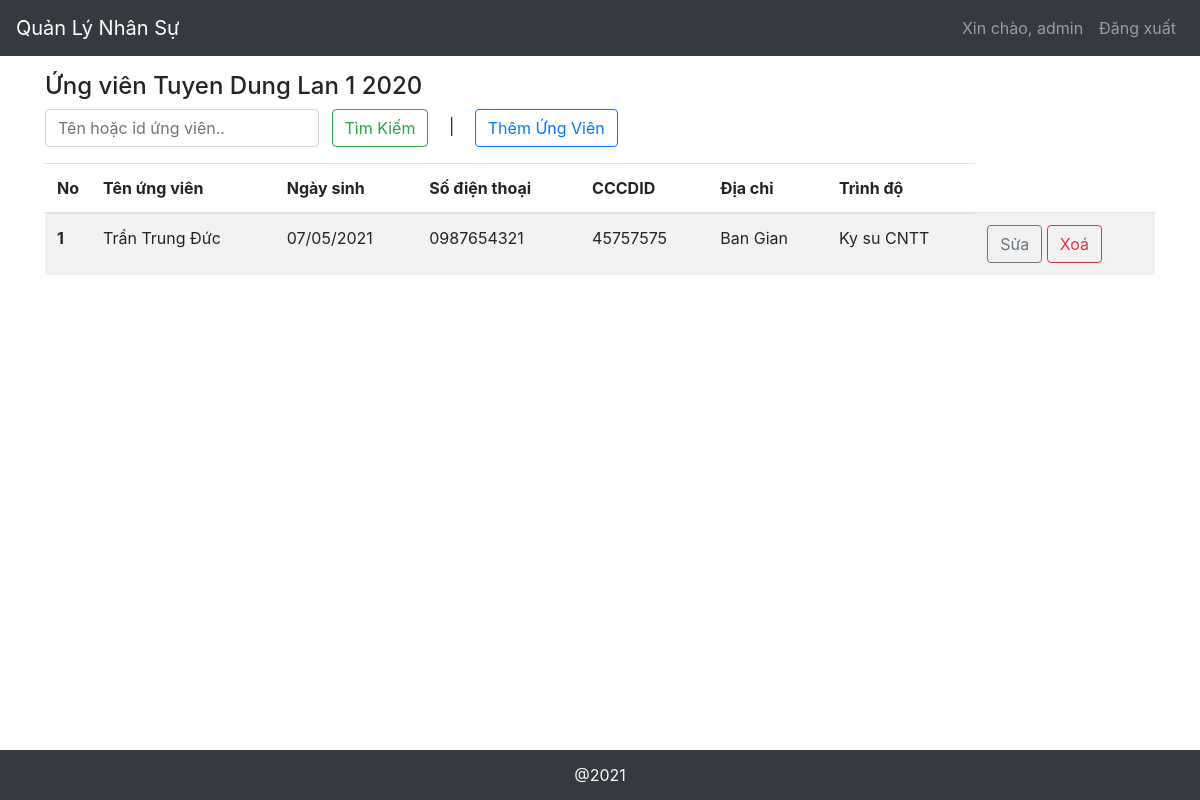
The page /recruitment/2/candidates (signed in) on the database its author committed.
### core/models.py (models this page shows, shortened)
class Recruitment(models.Model):
  rec_name = models.CharField(max_length=50)
  positions = models.CharField(max_length=200)
  describe = models.CharField(max_length=500)
  quantity = models.IntegerField()
  requirements = models.CharField(max_length=500)

class Candidate(models.Model):
  c_name = models.CharField(max_length=50)
  dob = models.DateField()
  phone = models.CharField(max_length=20)
  card_id = models.CharField(max_length=20, unique=True)
  address = models.CharField(max_length=200)
  qualification = models.CharField(max_length=200)
  recruitment = models.ForeignKey(Recruitment, related_name='candidates', on_delete=models.CASCADE)

### core/views.py (the view)
# urls.py: path('recruitment/<int:pk>/candidates', views.recruitment_candidate, name="recruitment_candidate"),
@login_required
def recruitment_candidate(request, pk):
  recruitment = Recruitment.objects.get(pk=pk)
  form = CandidateForm()
  context = {
    'recruitment': recruitment,
    'form': form,
  }
  return render(request, 'recruitment_candidate.html', context)

### core/forms.py
class CandidateForm(forms.Form):
  c_name = forms.CharField(
    required=True,
    widget=forms.TextInput(attrs={
      'class': 'form-control'
    })
  )
  dob = forms.DateField(
    input_formats=['%d/%m/%Y'],
    widget=forms.DateInput(attrs={
      'class': 'form-control d-inline datetimepicker-input',
      'data-target': '#id_dob',
      'size': 10,
      'style': 'width:90%;'
    })
  )
  phone = forms.CharField(
    widget=forms.TextInput(attrs={
      'class': 'form-control'
    })
  )
  card_id = forms.CharField(
    widget=forms.TextInput(attrs={
      'class': 'form-control'
    })
  )
  address = forms.CharField(
    widget=forms.TextInput(attrs={
      'class': 'form-control'
    })
  )
  qualification = forms.CharField(
    widget=forms.TextInput(attrs={
      'class': 'form-control'
    })
  )

### templates/recruitment_candidate.html (shortened to what this page needs)
{% extends "base.html" %}
{% block content %}
<div class="management my-3">
  <h4>Ứng viên {{recruitment.rec_name|title}}</h4>
  <form class="search-form form-inline my-2 my-lg-0 d-inline" method="POST">
    <input class="form-control mr-sm-2" type="search" placeholder="Tên hoặc id ứng viên.." aria-label="Search" name="search_data" required>
    <button class="btn btn-outline-success my-2 my-sm-0" type="submit">Tìm Kiếm</button>
  </form>
  <span class="mx-3">|</span> <button class="btn btn-outline-primary my-2 my-sm-0 btn-add-staff" type="button" data-toggle="modal" data-target="#candidateModal">Thêm Ứng Viên</button>
</div>
{% if not recruitment.candidates.all %}
<span id="empty-msg">There's 0 candidate.</span>
{% else %}
<table class="table table-striped staff-table">
  <thead>
    <tr>
      <th scope="col" style="width: 1rem;">No</th>
      <th scope="col">Tên ứng viên</th>
      <th scope="col">Ngày sinh</th>
      <th scope="col">Số điện thoại</th>
      <th scope="col">CCCDID</th>
      <th scope="col">Địa chỉ</th>
      <th scope="col">Trình độ</th>
    </tr>
  </thead>
  <tbody class="table-body" data-length="{{ recruitment.candidates.all|length }}">
    {% for candidate in recruitment.candidates.all %}
    <tr class="candidate{{ forloop.counter }} candidatepk{{candidate.pk}}" data-c_name="{{ candidate.c_name }}" data-dob="{{ candidate.dob|date:'d/m/Y' }}" data-qualification="{{ candidate.qualification }}" data-card_id="{{ candidate.card_id }}" data-phone="{{ candidate.phone }}" data-address="{{ candidate.address }}" data-index="{{ candidate.pk }}">
      <th scope="row" style="width: 1rem;">{{ forloop.counter }}</th>
      <td>{{ candidate.c_name }}</td>
      <td>{{ candidate.dob|date:"d/m/Y" }}</td>
      <td>{{ candidate.phone }}</td>
      <td>{{ candidate.card_id }}</td>
      <td>{{ candidate.address }}</td>
      <td>{{ candidate.qualification }}</td>
      <td>
        <button class="btn btn-outline-secondary my-2 my-sm-0 btn-edit" data-no="{{ forloop.counter }}" type="button" data-toggle="modal" data-target="#candidateModal">Sửa</button>
        <button class="btn btn-outline-danger my-2 my-sm-0 btn-del" data-no="{{ forloop.counter }}" type="button" data-toggle="modal" data-target="#candidateModalDel">Xoá</button>
      </td>
    </tr>
    {% endfor %}
  </tbody>
</table>
{% endif %}
{% endblock %}

### templates/base.html (shortened to what this page needs)
<!DOCTYPE html>
<html lang="en">
<head>
  {% load static %}
  <link rel="stylesheet" href="https://stackpath.bootstrapcdn.com/bootstrap/4.4.1/css/bootstrap.min.css">
  <link href="https://stackpath.bootstrapcdn.com/font-awesome/4.7.0/css/font-awesome.min.css" rel="stylesheet">
</head>
<body>
  <header>
    <nav class="navbar navbar-expand-lg navbar-dark bg-dark">
      <a class="navbar-brand" href="{% url 'home' %}">Quản Lý Nhân Sự</a>
      <div class="collapse navbar-collapse" id="navbarNavAltMarkup">
        <div class="navbar-nav ml-auto">
          {% if user.is_anonymous %}
          <a class="nav-item nav-link nav-func" href="{% url 'login' %}">Đăng nhập</a>
          {% else %}
          <a class="nav-item nav-link nav-user">Xin chào, {{ user }}</a>
          <a class="nav-item nav-link nav-func" href="{% url 'logout' %}">Đăng xuất</a>
          {% endif %}
        </div>
      </div>
    </nav>
  </header>
  <main class="container">
    {% block content %}
    {% endblock %}
  </main>
  <footer class="bg-dark text-light">
    <span>@2021</span>
  </footer>
  <link rel="stylesheet" href="https://cdnjs.cloudflare.com/ajax/libs/tempusdominus-bootstrap-4/5.1.2/css/tempusdominus-bootstrap-4.min.css" />
</body>
</html>

### templates/base.html (style rules this page uses)
body { min-height: 100vh; display: flex; flex-direction: column; }
footer { margin-top: auto; display: flex; justify-content: center; align-items: center; height: 50px; }
input { padding: 5px 7px; }

### rows shown on the page
Recruitment: rec_name "Tuyen Dung Lan 1 2020"
Candidate: c_name "Trần Trung Đức", dob "07/05/2021", phone "0987654321", card_id "45757575", address "Ban Gian", qualification "Ky su CNTT"

### other values the page prints
{{ user }} "admin"
